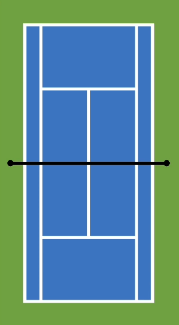
#> input picture find_ball/code/a.png, 179 x 325 px
$ python -i FindCourtCorners.py   (imports and definitions only)   (older library calls are emulated)
#> lines starting #> are read from the running program, lines starting #| are printed output that depends on the picture; after the words box and inside, x2 and y2 are one past the last pixel; in counts of white or black regions, pixels touching at a corner belong together
#> further down, picture is the input picture: shape (325, 179, 3); mean B, G, R 148.5, 143.7, 95
import cv2
import numpy as np

# def FindCourtCorners(frame, file_output=0):
# input: frame -- a numpy array representing the frame in RGB
#        file_output -- flag to produce debugging output at:
#                        ../UntrackedFiles/out/*.png
#                        For this to work, please create
#                        this "out/" directory first.
# output:
#        (success, corners)
#         success -- boolean flag indicating success
#         corners -- 4x2 array containing the coordinates of corners:
#                    [back left; back right; front right; front left;]

# Example:
#   from FindCourtCorners import FindCourtCorners
#   frame = cv2.imread( "../SharedData/FindCourtTest1.png");
#   print FindCourtCorners(frame,1);


# The algorithm works by taking a rectangular crop of the court's
# color (with assumption that it's in the center region of the frame).
# The dominant color of the court is found using histogram of this crop.
# Then, we extract a mask corresponding the the court's shape using
# thresholding, morphological closure, and contour-finding.

# Next, edge-detection is used to find the edges of the court. A hough
# transform is applied to the edges mask, and the dominant lines
# are intersected together. We expect 4 clusters of intersections.
# The clusters are projected to points using dilation and then
# finding the centroid of the dilated blobs. The largest 4 blobs
# are assumed to be the dominant clusters, corresponding to
# actual court corners. Then, the corners are sorted by spatial
# coordinates with ordering [back left, back right, front right,
# front left] as perceived from the camera.

# You can see intermediate output by createing this directory:
# mkdir ../UntrackedFiles/out/
# Then, pass file_output=1 into GetCourtFeaturePoints


class CourtFinder(object):
    def __init__(self):
        self.corners_sort = []
        self.found_corners = False

    # Intersection of rho/theta lines
    def RhoThetaIsect(self, rho1, rho2, theta1, theta2 ):
        term1 = rho2 / np.sin(theta2);
        term2 = rho1 / np.sin(theta1);
        term3 = 1.0/np.tan(theta2) - 1.0/np.tan(theta1);
        x = (term1 - term2) / term3;
        y = (rho1 - x * np.cos(theta1)) / np.sin(theta1);
        return (int(x), int(y));

    # Find dominant color in image using hist. binning
    def GetDominantColor(self, img):
        result = [0,0,0];
        bins = 64;
        bin_w = 256/bins;
        for i in range (0,3):
            hist = cv2.calcHist([img],[i],None,[bins],[0,256]);
            hist_soft = hist[1:-1];
            hist_soft += hist[:-2];
            hist_soft += hist[2:];
            idx = np.argmax(hist_soft);
            result[i] = (idx + 1.5) * bin_w;
        return np.asarray(result);

    # Find the corners of the court
    def FindCourtCorners(self, frame, file_output=0):
        # Get h/w for convenience
#> called with file_output = 0
        height, width = frame.shape[:2];
#> height = 325; width = 179

        # Take a small window from the center of the image and average its pixels in HSV
        cent_x = int(width / 2);
#> cent_x = 89
        cent_y = int(height / 2);
#> cent_y = 162
        cent_win_sz = int(width / 20);
#> cent_win_sz = 8
        win =  frame[(cent_y - cent_win_sz):(cent_y + cent_win_sz), (cent_x - cent_win_sz):(cent_x + cent_win_sz)];
        if file_output:
            cv2.imwrite( "../UntrackedFiles/out/frame.png", frame);
            cv2.imwrite( "../UntrackedFiles/out/win.jpg", win);

        # Find the biggest region that closely matches the court's average color in HSV space
        win_hsv = cv2.cvtColor(win, cv2.COLOR_BGR2HSV);
        win_dominant_hsv = self.GetDominantColor(win_hsv);
#> the loop in GetDominantColor, `for i in range (0,3):` made 3 passes
#> idx on passes 1 to 3: 25, 43, 47
#> after the loop in GetDominantColor, `for i in range (0,3):`: result = [106, 178, 194]
#> win_dominant_hsv = [106, 178, 194]
        sat_thresh = 4;
        hue_thresh = 30;
        val_thresh = 1000;
        lower_sat = win_dominant_hsv - [sat_thresh, hue_thresh, val_thresh];
#> lower_sat = [102, 148, -806]
        upper_sat = win_dominant_hsv + [sat_thresh, hue_thresh, val_thresh];
#> upper_sat = [110, 208, 1194]
        hsv_frame = cv2.cvtColor(frame, cv2.COLOR_BGR2HSV)
#> hsv_frame: shape (325, 179, 3); mean H, S, V 80.5, 150.2, 183.7
        hsv_mask = cv2.inRange(hsv_frame, lower_sat, upper_sat);
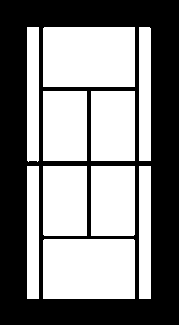
#> hsv_mask: shape (325, 179); 51.2% white; 1 black region, box (x1, y1, x2, y2) and area: (0, 0, 179, 325) 28411
        if file_output:
            cv2.imwrite("../UntrackedFiles/out/hsv_mask.png", hsv_mask);

        # Find the biggest region that closely matches the court's average color in RGB space
        win_rgb = win.copy();
        win_dominant_rgb = self.GetDominantColor(win_rgb);
#> the loop in GetDominantColor (call 2), `for i in range (0,3):` made 3 passes
#> idx on passes 1 to 3: 47, 28, 13
#> win_dominant_rgb = [194, 118, 58]
        r_thresh = 40;
        g_thresh = 40;
        b_thresh = 40;
        lower_rgb = win_dominant_rgb - [r_thresh, g_thresh, b_thresh];
#> lower_rgb = [154, 78, 18]
        upper_rgb = win_dominant_rgb + [r_thresh, g_thresh, b_thresh];
#> upper_rgb = [234, 158, 98]
        rgb_mask = cv2.inRange(frame, lower_rgb, upper_rgb);
#> rgb_mask: shape (325, 179); 52.2% white; 1 black region, box (x1, y1, x2, y2) and area: (0, 0, 179, 325) 27802
        if file_output:
            cv2.imwrite("../UntrackedFiles/out/rgb_mask.png", rgb_mask);
        court_mask = cv2.bitwise_and(rgb_mask, rgb_mask, mask=hsv_mask);
        if file_output:
            cv2.imwrite("../UntrackedFiles/out/court_mask.png", court_mask);

        # Output the court's dominant RGB color for preview
        preview = np.ones((100,100,3)) * np.asarray([win_dominant_rgb[0], win_dominant_rgb[1], win_dominant_rgb[2]]);
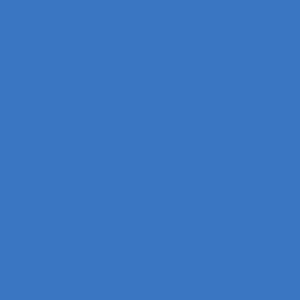
#> preview: shape (100, 100, 3) float64 (shown 3 times larger); mean of channels 0, 1, 2 194, 118, 58; drawn as B, G, R
        if file_output:
            cv2.imwrite("../UntrackedFiles/out/court_color_rgb.png", preview);

        # Find the largest contour in the court mask. This is assumed to be the court.
        close_sz = int(width / 20);
#> close_sz = 8
        dilate_sz = int(width / 150);
#> dilate_sz = 1
        court_mask = cv2.morphologyEx(court_mask, cv2.MORPH_CLOSE, cv2.getStructuringElement(cv2.MORPH_ELLIPSE,(close_sz,close_sz)))
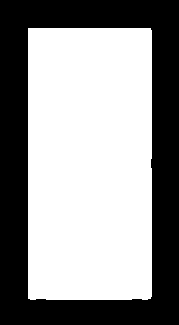
#> court_mask: shape (325, 179); 57.9% white; 1 black region
        if file_output:
            cv2.imwrite("../UntrackedFiles/out/court_mask_closed.png", court_mask);
        im2, contours, hier = cv2.findContours(court_mask,cv2.RETR_LIST,cv2.CHAIN_APPROX_SIMPLE)
#> contours = 1 contour; box (x1, y1, x2, y2) and area: (28, 28, 152, 300) 33296
        max_area = 0;
        max_c = None;
        for c in contours:
            c_area = cv2.contourArea(c)
            if c_area > max_area:
                max_area = c_area
                max_c = c;
#> this loop made 1 pass
#> (c_area, max_area) on pass 1: (33296, 33296)
#> after the loop, max_area = 33296; max_c = contour of 24 points, box (x1, y1, x2, y2) (28, 28, 152, 300), area 33296

        # Draw the outline of the court
        court_mask_color = np.zeros(frame.shape);
        court_mask_color = (cv2.drawContours(court_mask_color,[max_c],0,(0, 255, 0),-1));
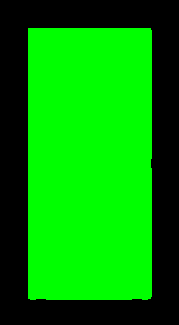
#> court_mask_color: shape (325, 179, 3) float64; mean of channels 0, 1, 2 0, 147.7, 0; drawn as B, G, R
        court_mask_bw = cv2.inRange(court_mask_color, (0,255,0), (0, 255, 0));
        court_outline = cv2.Canny(court_mask_bw,100,200)
#> court_outline: shape (325, 179); 1.3% white in thin lines or dots, all inside (x1, y1, x2, y2) = (27, 27, 152, 300)

        # Dilate the outline to help out the Hough transform.
        dilate_sz = int(width / 450);
#> dilate_sz = 0
        court_outline = cv2.morphologyEx(court_outline, cv2.MORPH_DILATE, np.ones((dilate_sz,dilate_sz)))
#> court_outline: shape (325, 179); 4.1% white; 1 white region, box (x1, y1, x2, y2) and area: (26, 26, 153, 301) 2380
        if file_output:
            cv2.imwrite( "../UntrackedFiles/out/court_outline.jpg", court_outline);


        # Do a Hough transform to find dominant lines.
        frame_lines = frame.copy();
        lines = cv2.HoughLines(court_outline,1,np.pi/180, int(width/8));
#> lines = 118 rows, first 8: [28, 0], [150, 0], [30, 0.0175], [153, 0.0175], [-148, 3.12], [-24, 3.12], [28, 1.57], [298, 1.57]
        isect_mask = np.zeros(court_outline.shape, dtype = "uint8");

        # Find all interesting intersections among Hough lines
        angle_thresh = 0.1; # pairs of lines with relative angles smaller than this are ignored
        for line1 in lines:
            rho1 = line1[0][0];
            theta1 = line1[0][1] + 0.0005234; # fix div-zero case
            for line2 in lines:
                rho2 = line2[0][0];
                theta2 = line2[0][1] + 0.0005234;  # fix div-zero case
                if (theta1 != theta2):
                    #print rho1, rho2, theta1, theta2
                    isect = self.RhoThetaIsect(rho1, rho2, theta1, theta2);
                    # TODO: handle edge cases of theta1-theta2
                    if (isect[0] >= 0 and isect[0] < width and isect[1] >= 0 and isect[1] < height) and np.abs(theta1-theta2) > angle_thresh:
                      isect_mask[isect[1]][isect[0]] = 1;
#> this loop made 118 passes
#> line1 on passes 3 to 14: [[30, 0.0175]], [[153, 0.0175]], [[-148, 3.12]], [[-24, 3.12]], [[28, 1.57]], [[298, 1.57]], [[29, 1.55]], [[25, 1.59]], [[297, 1.59]], [[300, 1.55]], [[302, 1.54]], [[-143, 3.11]]
#> (line1, rho1, theta1) on passes 1 to 2: ([[28, 0]], 28, 0.000523), ([[150, 0]], 150, 0.000523)
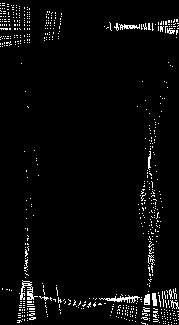
#> isect_mask: shape (325, 179); values 0 (black) and 1 (white), 3.5% white in thin lines or dots


        # Draw the Hough lines for debugging
        for line in lines:
            line = np.squeeze(line);
            rho = line[0];
            theta = line[1] + 0.0001; # hack, ensures eventual intersection...
            isect1 = self.RhoThetaIsect(rho, 0, theta, 0.001); # vertical
            isect2 = self.RhoThetaIsect(rho, 0, theta, np.pi/2); # horiz
            isect3 = self.RhoThetaIsect(rho, height, theta, np.pi/2); # horiz
            cv2.line(frame_lines,isect1,isect2,(0,0,255),2);
            if (isect2[0] > isect3[0]):
                cv2.line(frame_lines,isect1,isect2,(0,0,255),2);
            else:
                cv2.line(frame_lines,isect1,isect3,(0,0,255),2);
#> this loop made 118 passes
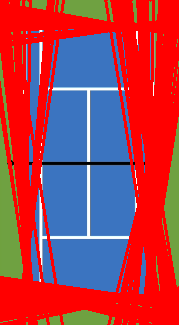
#> frame_lines: shape (325, 179, 3); mean B, G, R 79.4, 63, 170.3
        if file_output:
            cv2.imwrite("../UntrackedFiles/out/houghlines.png",frame_lines);

        # Find centroids among intersection clusters. These are considered corners.
        dilate_sz = int(width / 50);
        isect_mask = cv2.morphologyEx(isect_mask, cv2.MORPH_DILATE, np.ones((dilate_sz,dilate_sz)));
#> isect_mask: shape (325, 179); values 0 (black) and 1 (white), 12.9% white; 54 white regions (37 under 20 px), largest, box (x1, y1, x2, y2) and area: (16, 234, 179, 325) 3407, (137, 118, 162, 288) 1353, (103, 18, 179, 39) 719
        dilate_sz = int(width / 15);
        court_mask_dilated = cv2.morphologyEx(court_mask_bw, cv2.MORPH_DILATE, cv2.getStructuringElement(cv2.MORPH_ELLIPSE,(dilate_sz,dilate_sz)));
#> court_mask_dilated: shape (325, 179); 64.8% white; 1 black region, box (x1, y1, x2, y2) and area: (0, 0, 179, 325) 20469
        court_mask_dilated = cv2.morphologyEx(court_mask_dilated, cv2.MORPH_DILATE, cv2.getStructuringElement(cv2.MORPH_ELLIPSE,(dilate_sz,dilate_sz)));
#> court_mask_dilated: shape (325, 179); 72% white; 1 black region, box (x1, y1, x2, y2) and area: (0, 0, 179, 325) 16296
        court_mask_dilated = cv2.morphologyEx(court_mask_dilated, cv2.MORPH_DILATE, cv2.getStructuringElement(cv2.MORPH_ELLIPSE,(dilate_sz,dilate_sz)));
#> court_mask_dilated: shape (325, 179); 79.4% white; 1 black region, box (x1, y1, x2, y2) and area: (0, 0, 179, 325) 11970
        if file_output:
          cv2.imwrite("../UntrackedFiles/out/court_mask_dilated.png", court_mask_dilated);
        isect_mask = isect_mask  & court_mask_dilated;
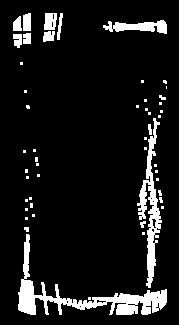
#> isect_mask: shape (325, 179); values 0 (black) and 1 (white), 9.5% white; 50 white regions (36 under 20 px), largest, box (x1, y1, x2, y2) and area: (18, 234, 167, 315) 2383, (137, 118, 162, 288) 1353, (103, 20, 167, 34) 504
        im2, contours, hier = cv2.findContours(isect_mask,cv2.RETR_LIST,cv2.CHAIN_APPROX_SIMPLE);
        if file_output:
            cv2.imwrite("../UntrackedFiles/out/isect_dots.png", isect_mask * 255);
        # if there are fewer than 4 contours, we failed to find 4 court corners in the image.
        if (len(contours) < 4):
            # return (False, []);
            self.corners_sort = []
            self.found_corners = False
            return
        # sort the corners by their confidence (in this case, area of the blob of intersections)
        area_idx = np.argsort([-cv2.contourArea(c) for c in contours]);
        area_idx = area_idx[:4]
        corners = np.zeros((4,2), dtype="uint32");
        ct = 0;
        for idx in area_idx:
            M = cv2.moments(contours[idx])
            cx = int(M['m10']/M['m00'])
            cy = int(M['m01']/M['m00'])
            isect_mask[cy][cx] = 0;
            corners[ct] = [cx, cy]; ct += 1;
#> this loop made 4 passes
#> idx on passes 1 to 4: 7, 38, 57, 61
#> isect_mask: shape (325, 179); values 0 (black) and 1 (white), 9.5% white; 50 white regions (36 under 20 px), largest, box (x1, y1, x2, y2) and area: (18, 234, 167, 315) 2383, (137, 118, 162, 288) 1352, (103, 20, 167, 34) 503

        # Sort the corners based on where they are located (clockwise indexing).
        y_sort_idx = np.argsort([c[1] for c in corners]);
        corners_sorted = corners[y_sort_idx, :];
        x_sort_idx = [0,1,2,3];
        if corners_sorted[0,0] > corners_sorted[1,0]:
            x_sort_idx[0] = 1;
            x_sort_idx[1] = 0;
        if corners_sorted[2,0] < corners_sorted[3,0]:
            x_sort_idx[2] = 3;
            x_sort_idx[3] = 2;
        corners_sorted = corners_sorted[x_sort_idx,:];

        # Draw the frame with marked corners (for debugging)
        if file_output:
            frame_marked_corners = frame.copy();
            corner_idx = 0;
            for corner in corners_sorted:
                cx = corner[0];
                cy = corner[1];
                # draw this corner
                draw_length=15;
                cv2.line(frame_marked_corners,(cx - draw_length, cy),(cx + draw_length,cy),(0, 0, 255),2);
                cv2.line(frame_marked_corners,(cx, cy - draw_length),(cx,cy + draw_length),(0, 0, 255),2);
                font = cv2.FONT_HERSHEY_SIMPLEX;
                bottomLeftCornerOfText = (cx + draw_length,cy - draw_length);
                fontScale = 1;
                fontColor = (0,0,255);
                lineType = 2;
                cv2.putText(frame_marked_corners,str(corner_idx),
                          bottomLeftCornerOfText,
                          font,
                          fontScale,
                          fontColor,
                          lineType);
                corner_idx += 1;
            cv2.imwrite("../UntrackedFiles/out/frame_marked_corners.png", frame_marked_corners);
        # return (True, corners_sorted);
        # set self.corners_sort and self.found_corners
        self.corners_sort = corners_sorted
        self.found_corners = True

    def drawCornersOnFrame(self, frame):
        frame_marked_corners = frame.copy();
        corner_idx = 0;
        for corner in self.corners_sort:
            cx = corner[0];
            cy = corner[1];
            # draw this corner
            draw_length=15;
            cv2.line(frame_marked_corners,(cx - draw_length, cy),(cx + draw_length,cy),(0, 0, 255),2);
            cv2.line(frame_marked_corners,(cx, cy - draw_length),(cx,cy + draw_length),(0, 0, 255),2);
            font = cv2.FONT_HERSHEY_SIMPLEX;
            bottomLeftCornerOfText = (cx + draw_length,cy - draw_length);
            fontScale = 1;
            fontColor = (0,0,255);
            lineType = 2;
            cv2.putText(frame_marked_corners,str(corner_idx),
                        bottomLeftCornerOfText,
                        font,
                        fontScale,
                        fontColor,
                        lineType);
            corner_idx += 1;
        return frame_marked_corners

>>> import cv2
>>> picture = cv2.imread('a.png')
>>> result = CourtFinder().FindCourtCorners(picture)
